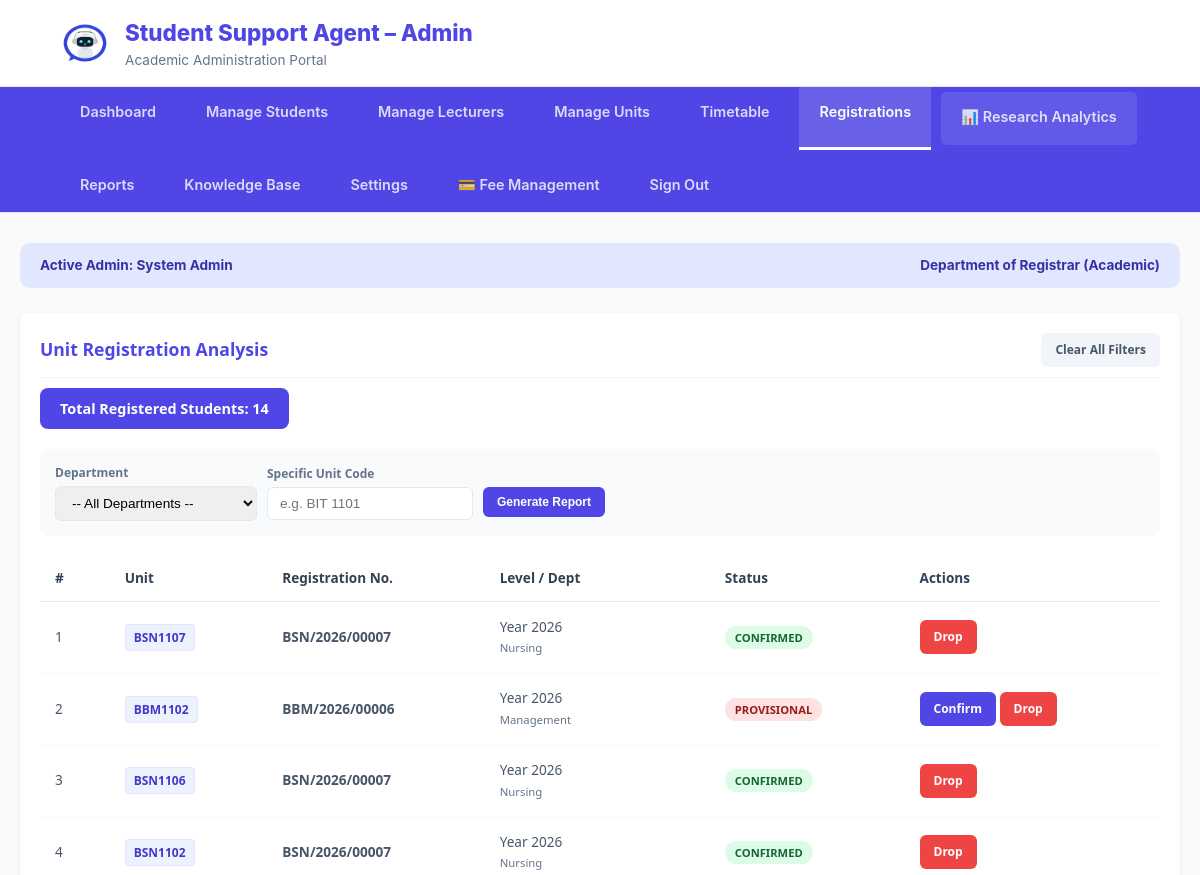
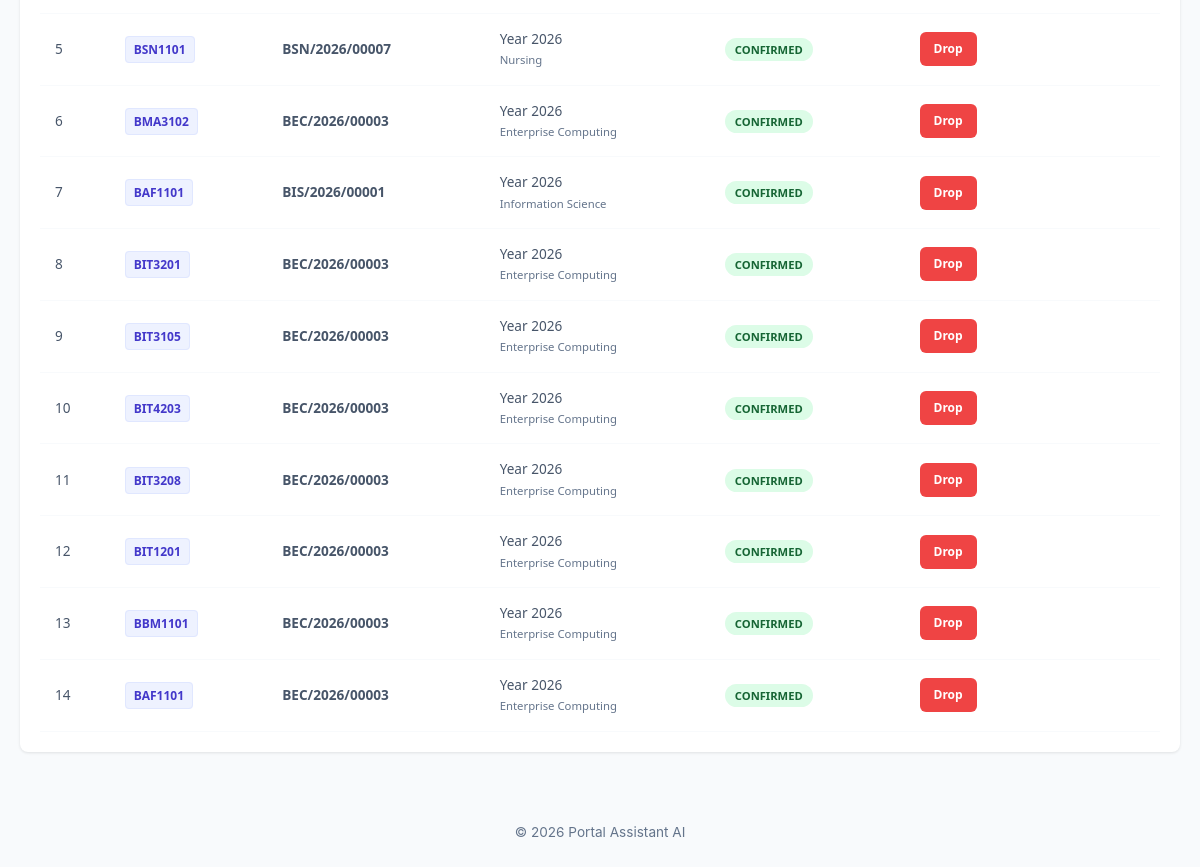
Page /Admin/Admin-index.php?section=registrations (signed in) on the earlier database version (2 pictures, top to bottom).
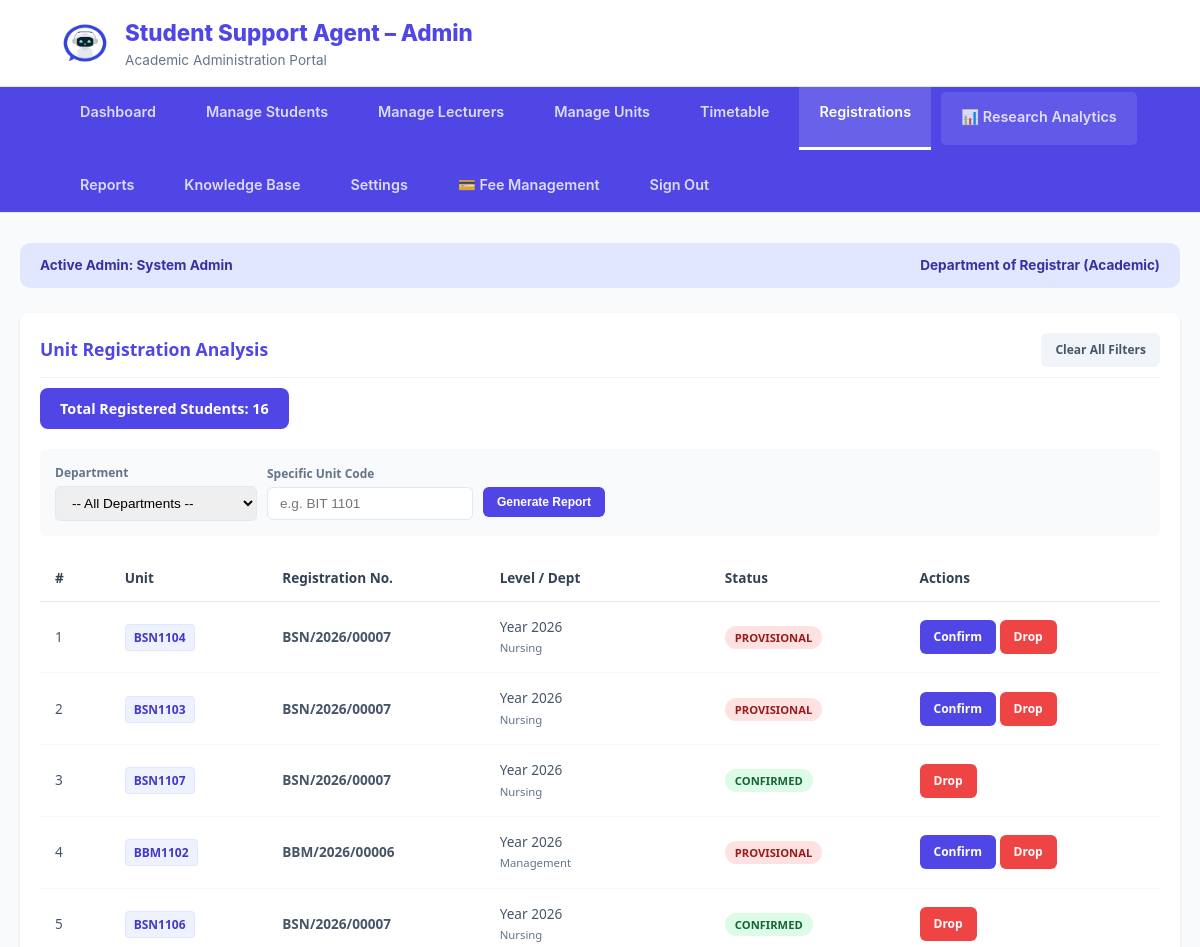
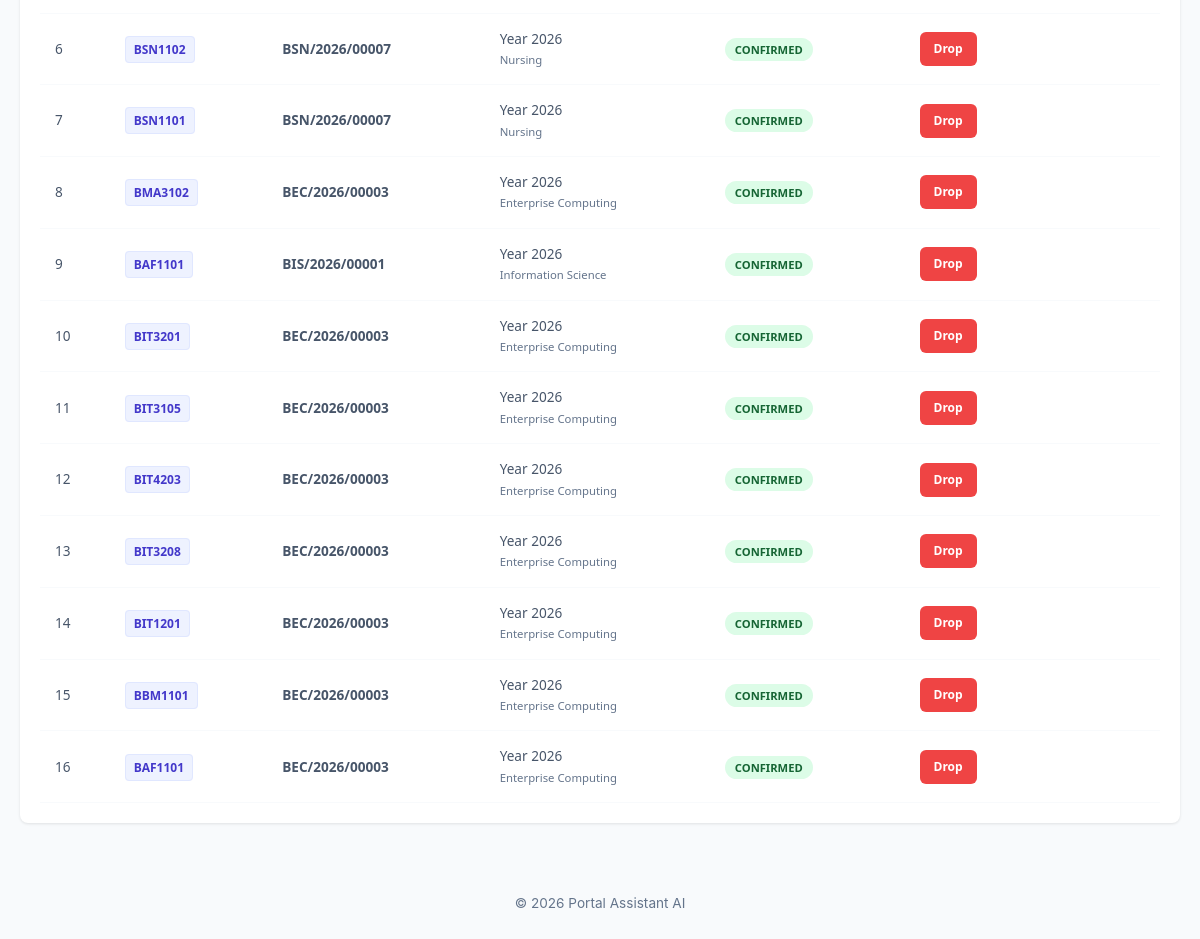
Same page on the later database version (2 pictures, top to bottom).
### tables this page shows
CREATE TABLE `registered_courses` (
  `id` int(11) NOT NULL,
  `student_reg_no` varchar(30) NOT NULL,
  `unit_code` varchar(20) NOT NULL,
  `department` varchar(100) DEFAULT NULL,
  `exam_type` varchar(30) NOT NULL,
  `class_group` varchar(20) NOT NULL,
  `semester` varchar(20) NOT NULL,
  `academic_year` varchar(10) NOT NULL,
  `status` enum('Provisional','Confirmed') DEFAULT 'Provisional',
  `registered_at` timestamp NOT NULL DEFAULT current_timestamp()
);

### Admin/view_registrations.php (the view, shortened to what this page needs)
<?php
$where_clause = "WHERE 1=1";
$selected_dept = isset($_POST['dept_filter']) ? mysqli_real_escape_string($conn, $_POST['dept_filter']) : "";
$selected_unit = isset($_POST['unit_filter']) ? mysqli_real_escape_string($conn, $_POST['unit_filter']) : "";
$query = "SELECT * FROM registered_courses $where_clause ORDER BY registered_at DESC";
$result = mysqli_query($conn, $query);
$total_students = mysqli_num_rows($result);
?>
<div class="master-plan-container">
    <div class="plan-header">
        <h2>Unit Registration Analysis</h2>
        <a href="Admin-index.php?section=registrations" class="btn-action" style="background: #f1f5f9; color: #475569;">Clear All Filters</a>
    </div>
    <div class="summary-counter">
        <?php
            if(!empty($selected_dept) || !empty($selected_unit)){
                echo "Found " . $total_students . " student(s) matching your filters.";
            } else {
                echo "Total Registered Students: " . $total_students;
            }
        ?>
    </div>
    <form method="POST" class="filter-bar">
        <div style="display:flex; flex-direction:column; gap:4px;">
            <label style="font-size: 0.75rem; font-weight:700; color:#64748b;">Department</label>
            <select name="dept_filter" class="filter-input">
                <option value="">-- All Departments --</option>
            </select>
        </div>
        <div style="display:flex; flex-direction:column; gap:4px;">
            <label style="font-size: 0.75rem; font-weight:700; color:#64748b;">Specific Unit Code</label>
            <input type="text" name="unit_filter" placeholder="e.g. BIT 1101" class="filter-input" value="<?php echo htmlspecialchars($selected_unit); ?>">
        </div>
        <button type="submit" name="filter_reg" class="btn-action btn-confirm" style="margin-top: 18px;">Generate Report</button>
    </form>
    <table class="workload-table">
        <thead>
            <tr>
                <th>#</th>
                <th>Unit</th>
                <th>Registration No.</th>
                <th>Level / Dept</th>
                <th>Status</th>
                <th>Actions</th>
            </tr>
        </thead>
        <tbody>
            <?php if($total_students > 0): $count = 1; ?>
                <?php while($row = mysqli_fetch_assoc($result)): ?>
                <tr>
                    <td><?php echo $count++; ?></td>
                    <td><span class="unit-badge"><?php echo htmlspecialchars($row['unit_code']); ?></span></td>
                    <td style="font-weight: 600;"><?php echo htmlspecialchars($row['student_reg_no']); ?></td>
                    <td>
                        <span style="display:block; font-weight: 500;">Year <?php echo $row['academic_year']; ?></span>
                        <small style="color:#64748b;"><?php echo htmlspecialchars($row['department']); ?></small>
                    </td>
                    <td><span class="status-tag <?php echo strtolower($row['status']); ?>"><?php echo $row['status']; ?></span></td>
                    <td>
                        <?php if($row['status'] == 'Provisional'): ?>
                            <a href="Admin-index.php?section=registrations&action=confirm&reg_id=<?php echo $row['id']; ?>" class="btn-action btn-confirm">Confirm</a>
                        <?php endif; ?>
                        <a href="Admin-index.php?section=registrations&action=drop&reg_id=<?php echo $row['id']; ?>" class="btn-action btn-drop" onclick="return confirm('Drop student?')">Drop</a>
                    </td>
                </tr>
                <?php endwhile; ?>
            <?php else: ?>
                <tr><td colspan="6" style="text-align:center; padding: 40px; color: #94a3b8;">No students found for this department/unit combination.</td></tr>
            <?php endif; ?>
        </tbody>
    </table>
</div>

Differences in the rows shown:
added registered_courses: unit_code "BSN1104", student_reg_no "BSN/2026/00007", academic_year "2026", department "Nursing", status "PROVISIONAL"
added registered_courses: unit_code "BSN1103", student_reg_no "BSN/2026/00007", academic_year "2026", department "Nursing", status "PROVISIONAL"
Other differences:
$total_students: "14" → "16"
